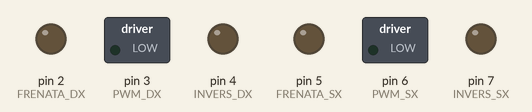
Recording of a sketch running on a simulated Arduino Uno, built with avr-gcc and run on an emulated ATmega328P. Parts: switched loads named in the sketch (green lamp = pin HIGH), output pins drawn as LEDs (lit = HIGH).

Above: at 0.05 s.
At 49.85 s:
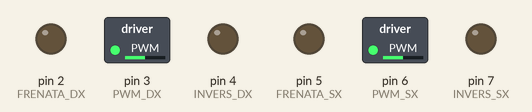
Timing chart, 0 to 65.0 s (numbered marks = the images above):
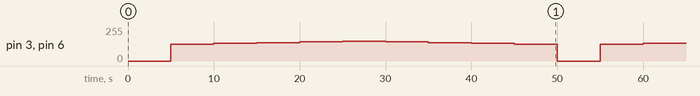

The sketch:

TestPWMRealNoSerial.ino
```cpp
  /***
 * DIY Self Balancing Scooter ATR
 *
 * Test controllo PWM del motore brushless.
 * Utilizza le connessioni effettive realizzate dalla scheda di
 * interfaccia Arduino/Controllers
 * Genera una sequenza di valori PWM proporzionali ai primi 5 numeri interi
 * Ogni valore resta per 5 secondi
 *
 * By Alberto Trentadue 2018
 */

#define STATUS_LED 13

// Pin dei PWM di controllo brushless
#define PWM_DX 3
#define FRENATA_DX 2
#define INVERS_DX 4
#define MISVEL_DX A1
#define PWM_SX 6
#define FRENATA_SX 5
#define INVERS_SX 7
#define MISVEL_SX A2

//Livello di throttle via PWM
#define MAX_TEST 5
int pwm_throttle = 0;
int liv = 0;
bool up = true;

void setup() {

  pinMode(FRENATA_DX, OUTPUT);
  pinMode(FRENATA_SX, OUTPUT);
  pinMode(INVERS_DX, OUTPUT);
  pinMode(INVERS_SX, OUTPUT);
  digitalWrite(FRENATA_DX, 0);
  digitalWrite(FRENATA_SX, 0);
  digitalWrite(INVERS_SX, 0);
  digitalWrite(INVERS_DX, 0);
}

void loop() {

  if (liv == 0)
    pwm_throttle = 0;
  else
    pwm_throttle = liv * 6 + 120;
  // change the analog out value:
  analogWrite(PWM_DX, pwm_throttle);
  analogWrite(PWM_SX, pwm_throttle);

  delay(5000);

  if (up) {
    liv++;
    if (liv == MAX_TEST) up = false;
  }
  else {
    liv--;
    if (liv == 0) up = true;
  }
}
```

Measured:
- by itself, pin 3 (PWM_DX), pin 6 (PWM_SX): repeats every 50.0 s: 132/255 5.0 s, 138/255 5.0 s, 144/255 5.0 s, 150/255 5.0 s, 144/255 5.0 s, 138/255 5.0 s, 132/255 5.0 s, 126/255 5.0 s, 0/255 5.0 s, 126/255 5.0 s
